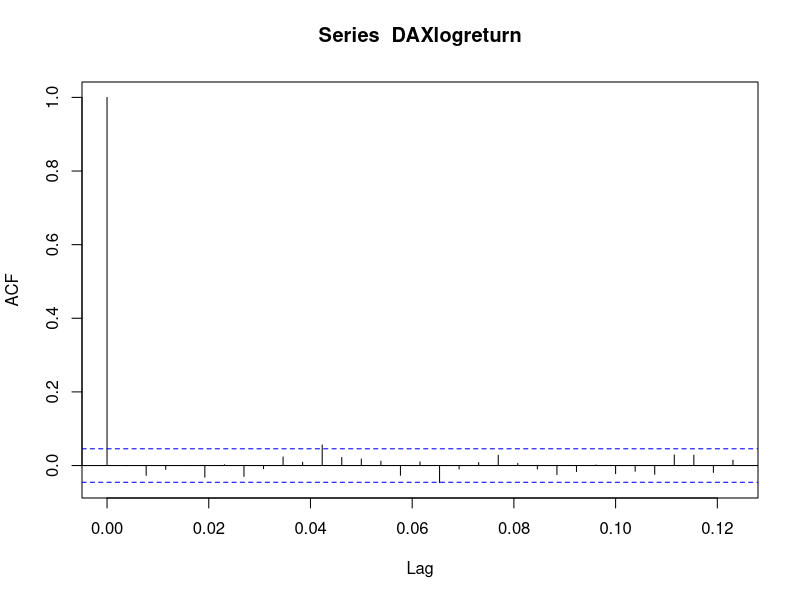
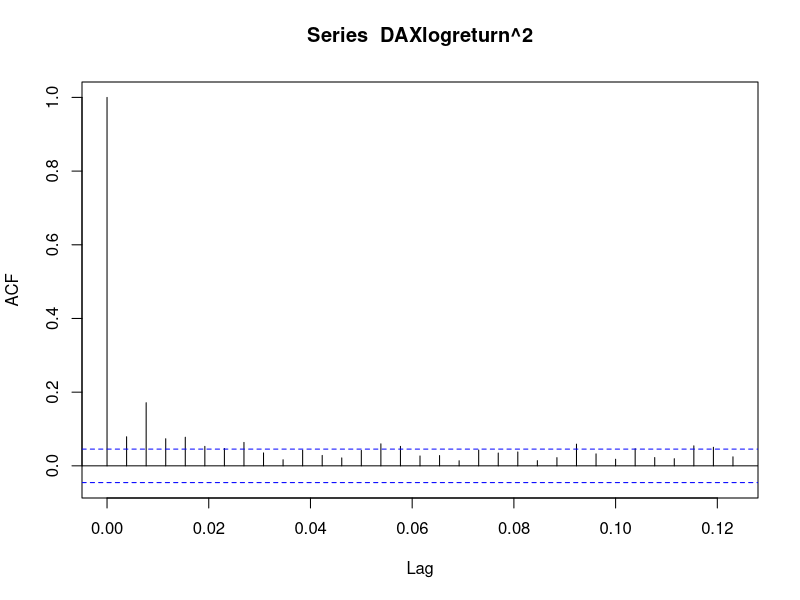
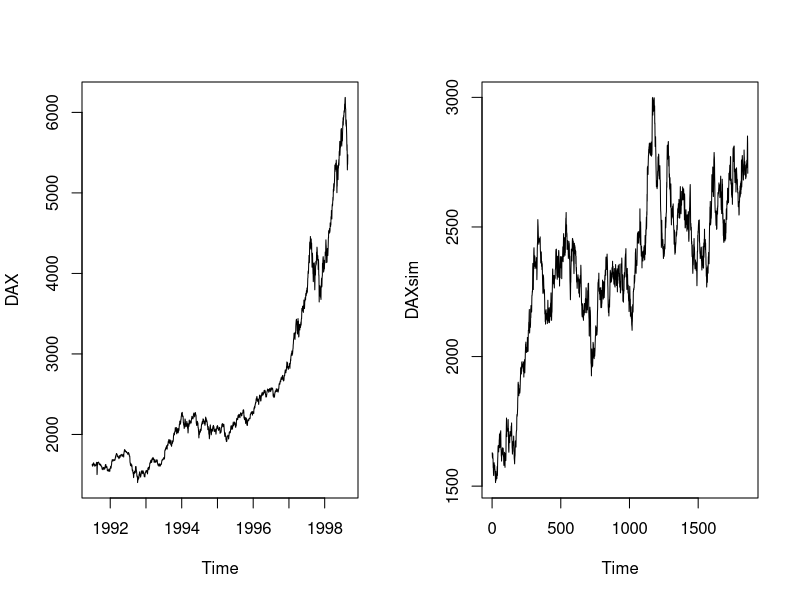
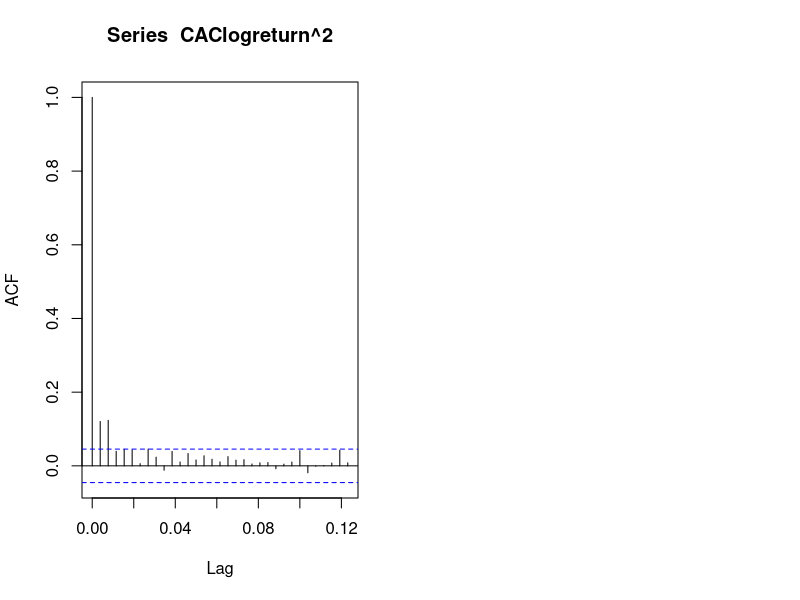
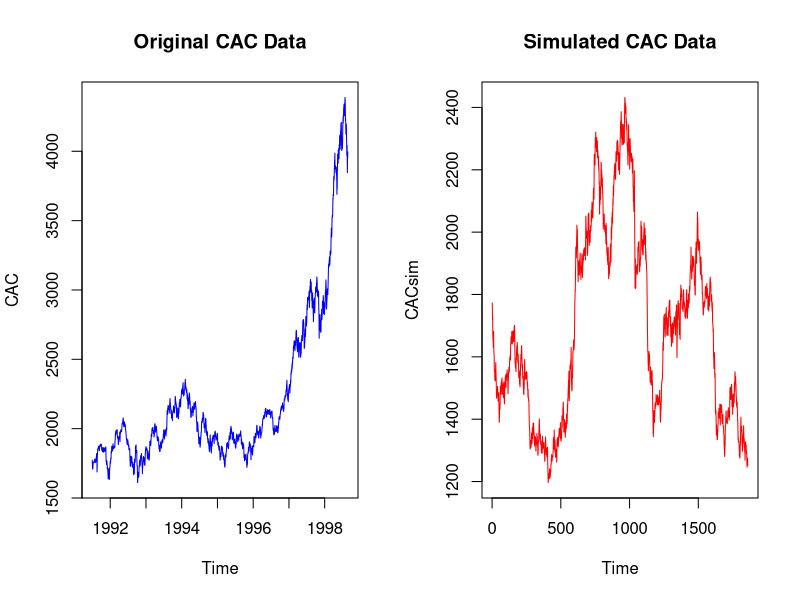

The R source for these figures, in order:
## ---- chunk 1
pbinom(50, 100, 0.56, lower.tail = FALSE)
## ---- chunk 2
DAX <- EuStockMarkets[,1] # extract the data
DAXlogreturn <- diff(log(DAX)) # (a) calculate the log returns
drift <- mean(DAXlogreturn) # (b)
acf(DAXlogreturn) # (c) no substantial autocorrelations present
acf(DAXlogreturn^2) # (d) autocorrelations up to lag 2 present
out <- arima(DAXlogreturn^2, order=c(2, 0, 0)) # (e)
phi <- out$coef[1:2]; xbar <- out$coef[3]; s2 <- out$sigma2
n <- length(DAX)
# Simulate from this model # (f)
y <- numeric(n)
y[1:2] <- diff(log(DAX))[1:2] # starting values for process
Z <- rnorm(n) # standard normals used in ARCH
for (i in 3:n) {
s <- sqrt(xbar + phi[1]*y[i-1]^2 + phi[2]*y[i-2]^2)*Z[i]
y[i] <- s
}
# y contains log returns, but an initial value is needed to
# re-accumulate the prices, and the drift term must be added in:
y <- c(log(DAX[1]), y + drift)
DAXsim <- exp(cumsum(y)) # simulated prices
par(mfrow=c(1, 2)) # (g) compare trace plots of real and simulated data.
ts.plot(DAX)
ts.plot(DAXsim)
## ---- chunk 3
# Load the CAC data (3rd column of EuStockMarkets)
CAC <- EuStockMarkets[, 3]

# Step 1: Calculate the log returns for the CAC data
CAClogreturn <- diff(log(CAC))

# Step 2: Check for autocorrelations in the squared log returns
acf(CAClogreturn^2) # This helps confirm the presence of ARCH effects

# Step 3: Fit an ARCH(2) model to the squared log returns
out <- arima(CAClogreturn^2, order = c(2, 0, 0))
phi <- out$coef[1:2]   # ARCH coefficients
xbar <- out$coef[3]    # Intercept term
s2 <- out$sigma2       # Residual variance
n <- length(CAClogreturn)

# Step 4: Simulate a new series with the same properties
y <- numeric(n) # Initialize the simulated log returns
y[1:2] <- CAClogreturn[1:2] # Use the first two log returns as starting values
Z <- rnorm(n) # Generate standard normal random variables for the ARCH model

for (i in 3:n) {
  s <- sqrt(xbar + phi[1] * y[i-1]^2 + phi[2] * y[i-2]^2) * Z[i]
  y[i] <- s
}

# Add drift and re-accumulate prices to generate the simulated price series
drift <- mean(CAClogreturn) # Calculate the drift term
y <- c(log(CAC[1]), y + drift) # Add drift and initial log price
CACsim <- exp(cumsum(y)) # Convert log returns back to prices

# Step 5: Plot the original and simulated data
par(mfrow = c(1, 2)) # Arrange plots side by side
ts.plot(CAC, main = "Original CAC Data", col = "blue")
ts.plot(CACsim, main = "Simulated CAC Data", col = "red")

## ---- chunk 4
P <- matrix(
  c(0, 1, 0, 0, 
    0, 0.2, 0.8, 0, 
    0, 0.32, 0.04, 0.64, 
    0.512, 0.384, 0.096, 0.008), nrow = 4, byrow = TRUE)

P2 <- P %*% P
P2[3, 4]
